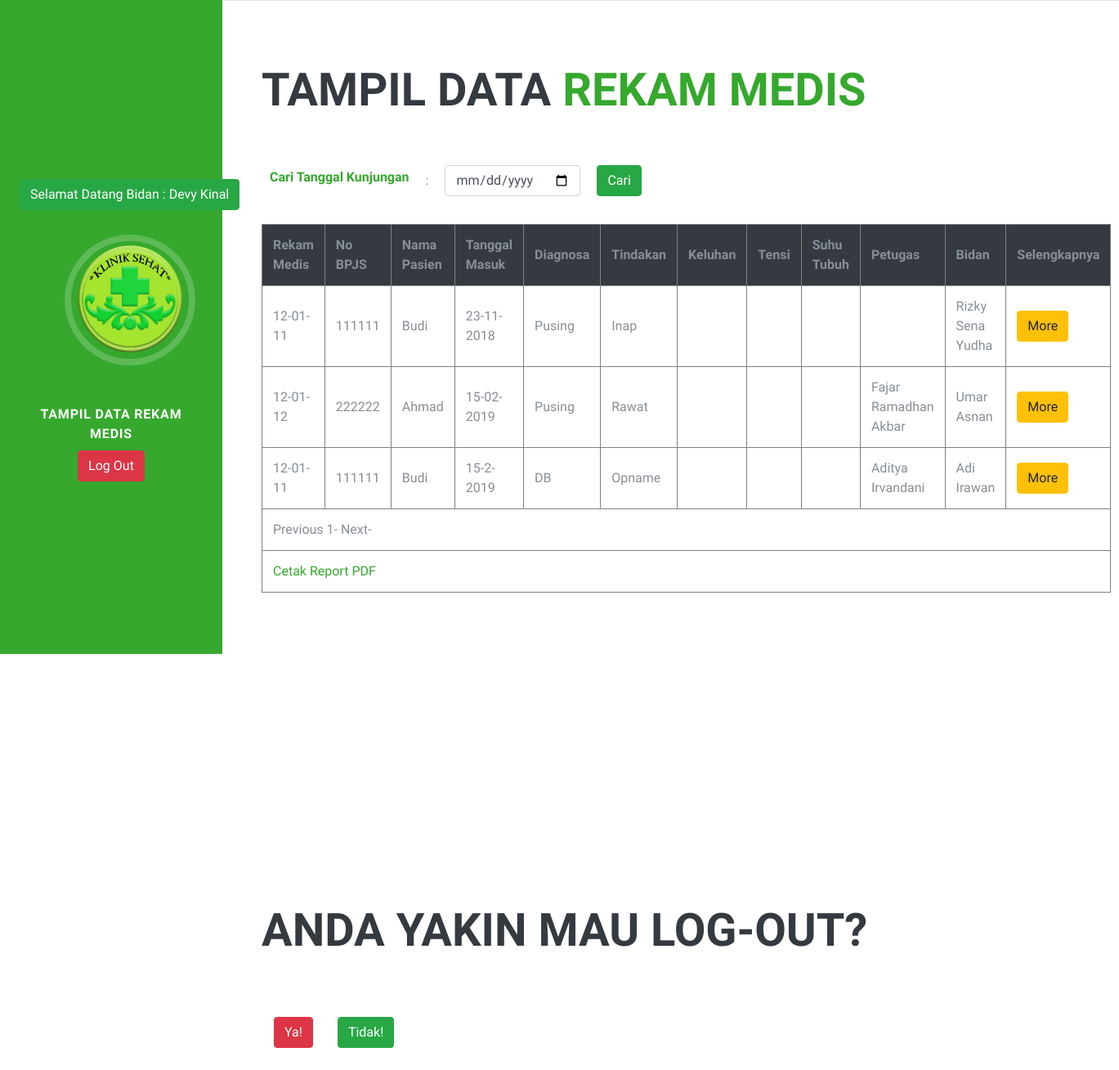
/login_bidan.php (signed in), run on the app's committed database.
### tables this page shows
CREATE TABLE `tb_rekam_medis` (
  `id` int(11) NOT NULL,
  `rm_lama` varchar(20) NOT NULL,
  `no_bpjs` varchar(20) NOT NULL,
  `nama_pasien` varchar(500) NOT NULL,
  `usia` varchar(5) NOT NULL,
  `jk` varchar(10) NOT NULL,
  `alamat` varchar(500) NOT NULL,
  `tgl_masuk` varchar(100) NOT NULL,
  `no_hp` varchar(12) NOT NULL,
  `keluhan` varchar(500) NOT NULL,
  `suhu` varchar(500) NOT NULL,
  `tensi` varchar(500) NOT NULL,
  `tindakan` varchar(500) NOT NULL,
  `diagnosa` varchar(500) NOT NULL,
  `penjamin` varchar(500) NOT NULL,
  `poli` varchar(500) NOT NULL,
  `petugas` varchar(500) NOT NULL,
  `dokter` varchar(500) NOT NULL
);

### login_bidan.php (the view, shortened to what this page needs)
<!DOCTYPE html>
<html lang="en">
<?php include "koneksi.php"; ?>
  <head>
    <link href="vendor/bootstrap/css/bootstrap.min.css" rel="stylesheet">
    <link href="vendor/fontawesome-free/css/all.min.css" rel="stylesheet">
    <link href="css/resume.min.css" rel="stylesheet">
  </head>
  <body id="page-top">
    <nav class="navbar navbar-expand-lg navbar-dark fixed-top" style="background-color:#35a82d" id="sideNav">
      <a class="navbar-brand js-scroll-trigger" href="#page-top">
        <span class="d-none d-lg-block">
          <span class="d-none d-lg-block">
            <?php
              $user = $_SESSION['username'];
              $result_user  = mysqli_query($conn, "SELECT nama FROM tb_login WHERE username = '$user'");
              while ($row = $result_user-> fetch_assoc()) {
             ?>
            <span class="btn btn-success"><marquee>Selamat Datang Bidan : <?php echo $row['nama'];} ?>  </marquee></span><br><br>
          <img class="img-fluid img-profile rounded-circle mx-auto mb-2" src="img/logo1.png" alt="">
        </span>
      </a>
      <br>
      <div class="collapse navbar-collapse" id="navbarSupportedContent">
        <ul class="navbar-nav">
          <li class="nav-item">
            <a class="nav-link js-scroll-trigger" href="#tampil">Tampil Data Rekam Medis</a>
          </li>
          <li class="nav-item">
            <a class="btn btn-danger js-scroll-trigger" href="#logout">Log Out</a>
          </li>
        </ul>
      </div>
    </nav>
    <div class="container-fluid p-0">
      <section class="resume-section p-3 p-lg-5 d-flex flex-column" id="tampil">
        <div class="my-auto">
          <h2 class="mb-5">Tampil Data <span style="color:#35a82d" > Rekam Medis </span></h2>
        <form class="" action="bidan_cari.php" method="post">
          <table border="0" cellpadding="10">
            <tr>
              <td>
                <label for="" style="color:#35a82d;"><b>Cari Tanggal Kunjungan</b></label>
              </td>
              <td>:</td>
              <td>
                <input type="date" name="tgl_msk" class="form-control" >
              </td>
              <td>
                <input type="submit" class="btn btn-success" name="cari_tgl_msk" value="Cari">
              </td>
            </tr>
            </form>
          <br>
          <table border="1" cellspacing="0" cellpadding="13">
            <thead class="bg-dark">
              <th>Rekam Medis</th>
              <th>No BPJS </th>
              <th>Nama Pasien</th>
              <th>Tanggal Masuk</th>
              <th>Diagnosa</th>
              <th>Tindakan</th>
              <th>Keluhan</th>
              <th>Tensi</th>
              <th>Suhu Tubuh</th>
            <th>Petugas</th>
            <th>Bidan</th>
            <th>Selengkapnya</th></thead>
            <tr>
              <?php
              if (isset($_GET['page_no']) && $_GET['page_no']!="") {
                $page_no = $_GET['page_no'];
              } else {
                $page_no = 1;
              }
              $total_records_per_page = 5;
              $offset = ($page_no - 1) * $total_records_per_page;
              $previous_page = $page_no - 1;
              $next_page = $page_no + 1;
              $result_count = mysqli_query($conn, "SELECT COUNT(*) As total_records FROM `tb_rekam_medis`");
              $total_records = mysqli_fetch_assoc($result_count);
              $total_records = $total_records['total_records'];
              $total_no_of_pages = ceil($total_records / $total_records_per_page);
              $result = mysqli_query($conn,"SELECT * FROM `tb_rekam_medis` ORDER BY id DESC LIMIT $offset, $total_records_per_page");
              while ($row = mysqli_fetch_assoc($result)) {?>
                <td><?php echo $row['rm_lama']; ?></td>
                <td><?php echo $row['no_bpjs']; ?></td>
                <td><?php echo $row['nama_pasien']; ?></td>
                <td><?php echo $row['tgl_masuk']; ?></td>
                <td><?php echo $row['diagnosa']; ?></td>
                <td><?php echo $row['tindakan']; ?></td>
                <td><?php echo $row['keluhan']; ?></td>
                <td><?php echo $row['tensi']; ?></td>
                <td><?php echo $row['suhu']; ?></td>
                <td><?php echo $row['petugas']; ?></td>
                <td><?php echo $row['dokter']; ?></td>
                <td>
                  <a href="insert_bidan.php?id=<?php echo $row['id']; ?>" class="btn btn-warning">More</a>
                </td>
            </tr>
                <?php } ?>
                <tr>
                  <td <td colspan="12">
                      <a <?php if ($page_no > 1) { echo "href='?page_no=$previous_page'";} ?>>Previous</a>
                    <?php
                    if ($total_no_of_pages <= 10) {
                      for ($counter=1; $counter <= $total_no_of_pages ; $counter++) {
                        if ($counter == $page_no) {
                          echo "<a>$counter</a>"."-";
                        }else {
                          echo "<a href='?page_no=$counter'>$counter</a>"."-";
                        }
                      }
                    }
                    ?>
                      <a <?php if ($page_no < $total_no_of_pages) { echo "href='?page_no=$next_page'"; } ?>>Next</a>-
                  </td>
                </div>
            <tr>
              <td colspan="12">
                <a href="report.php">Cetak Report PDF</a>
              </td>
            </tr>
        </div>
    <section class="resume-section p-3 p-lg-5 d-flex flex-column" id="logout">
      <div class="my-auto">
        <h2>Anda Yakin Mau Log-Out?</h2>
        <br><br>
        <table cellpadding="15">
          <tr>
            <td>
              <a href="logout.php" class="btn btn-danger">Ya!</a>
            </td>
            <td>
              <a href="#tampil" class="btn btn-success">Tidak!</a>
            </td>
          </tr>
        </table>
      </div>
    </section>
  </body>
</html>

### data on the page
tb_rekam_medis: rm_lama "12-01-11", no_bpjs "111111", nama_pasien "Budi", tgl_masuk "23-11-2018", diagnosa "Pusing", tindakan "Inap", dokter "Rizky Sena Yudha"
tb_rekam_medis: rm_lama "12-01-12", no_bpjs "222222", nama_pasien "Ahmad", tgl_masuk "15-02-2019", diagnosa "Pusing", tindakan "Rawat", petugas "Fajar Ramadhan Akbar", dokter "Umar Asnan"
tb_rekam_medis: rm_lama "12-01-11", no_bpjs "111111", nama_pasien "Budi", tgl_masuk "15-2-2019", diagnosa "DB", tindakan "Opname", petugas "Aditya Irvandani", dokter "Adi Irawan"

### other printed values
$row['nama'] "Devy Kinal"
